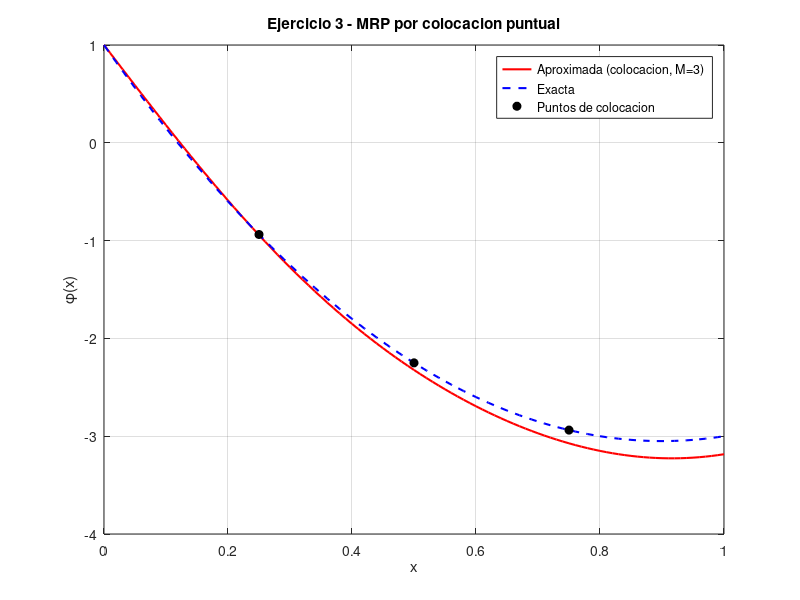

Reproduce this figure in MATLAB.
%% Parcial 1 - 2014 - Ejercicio 3
%% d/dx(kappa dphi/dx) + Q = 0,  x in [0,1]
%% phi(0) = 1 ;  dphi/dx(1) = 1
%% Metodo de Residuos Ponderados - Colocacion puntual, 3 funciones base
%% trigonometricas. Mismo espiritu que Tema 2/Ejemplos-RP (Ejemplo1.m,
%% Ejemplo2.m), pero con ponderacion por colocacion puntual en vez de
%% Galerkin, y derivadas analiticas (no requiere el paquete symbolic).
clear; close all; clc;

kappa = 1;
Q = -10;

% psi(x) satisface AMBAS condiciones de borde por si sola:
%   psi(0) = 1 ;  d(psi)/dx (1) = 1   ->   psi(x) = x + 1
psi   = @(x) x+1;

% Funciones base: Nm(x) = sin((2m-1)*pi*x/2)
%   Nm(0) = 0            -> no rompe phi(0)=1
%   dNm/dx(1) = 0         -> no rompe dphi/dx(1)=1
M = 3;
lambda = @(m) (2*m-1)*pi/2;
N      = @(m,x)  sin(lambda(m)*x);
d2N    = @(m,x) -lambda(m)^2*sin(lambda(m)*x);

% Puntos de colocacion: 3 puntos interiores equiespaciados en (0,1)
xl = [0.25 0.5 0.75];

% Residuo fuerte: R(x) = kappa*phi''(x) + Q
%   phi(x) = psi(x) + sum_m a_m*N_m(x),  psi'' = 0 (psi es lineal)
% Colocacion puntual: R(x_l) = 0, l = 1..3
%   kappa * sum_m [d2N_m(x_l)] a_m = -Q
K = zeros(M,M);
F = zeros(M,1);
for l = 1:M
    for m = 1:M
        K(l,m) = kappa*d2N(m,xl(l));
    end
    F(l) = -Q;
end

fprintf('Puntos de colocacion: '); disp(xl);
fprintf('Matriz K:\n'); disp(K);
fprintf('Vector F:\n'); disp(F);

a = K\F;
fprintf('Coeficientes a:\n'); disp(a');

phi_ap = @(x) psi(x) + a(1)*N(1,x) + a(2)*N(2,x) + a(3)*N(3,x);

fprintf('\nphi_aprox(x) = x + 1');
for m=1:M
    fprintf(' %+.4f*sin(%d*pi*x/2)', a(m), 2*m-1);
end
fprintf('\n');

%% Solucion exacta
% kappa*phi'' = -Q = 10  ->  phi'' = 10
% phi(x) = 5x^2 + C1*x + C2 ; phi(0)=1 -> C2=1 ; phi'(1)=1 -> 10+C1=1 -> C1=-9
phi_exact = @(x) 5*x.^2 - 9*x + 1;

%% Grafico
x_num = 0:0.01:1;
h = figure();
try
    graphics_toolkit(h,'gnuplot'); % mas robusto para exportar PNG sin pantalla
catch
end
plot(x_num,phi_ap(x_num),'r-','LineWidth',1.5); hold on;
plot(x_num,phi_exact(x_num),'b--','LineWidth',1.5);
plot(xl, phi_exact(xl), 'ko','MarkerFaceColor','k');
legend('Aproximada (colocacion, M=3)','Exacta','Puntos de colocacion');
xlabel('x'); ylabel('\phi(x)');
title('Ejercicio 3 - MRP por colocacion puntual');
grid on;
print(h,'Ejercicio3_grafico.png','-dpng');
fprintf('\nGrafico guardado en Ejercicio3_grafico.png\n');
